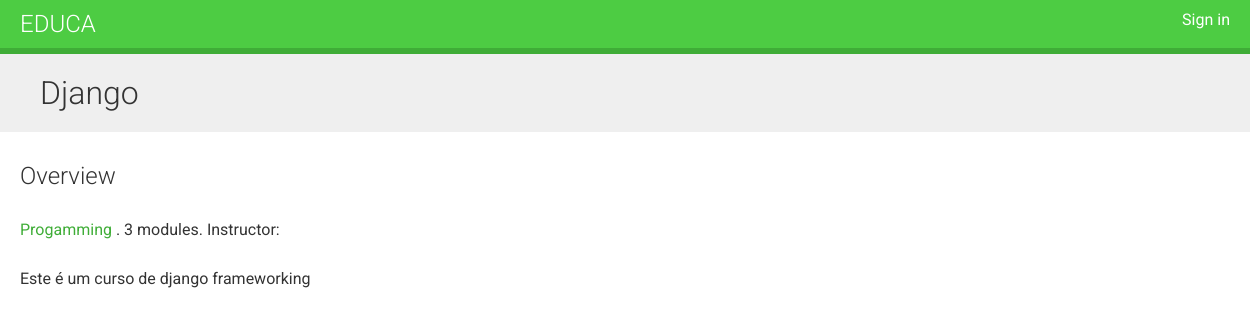
Screenshot of /course/curso1/ with the database file from the repository.
### courses/models.py (models this page shows, shortened)
class Course(models.Model):
    owner = models.ForeignKey(User, related_name='courses_created', on_delete=models.CASCADE)
    subject = models.ForeignKey(Subject, related_name='courses', on_delete=models.CASCADE)
    students = models.ManyToManyField(User, related_name='courses_joined', blank=True)
    title = models.CharField(max_length=255)
    slug = models.SlugField(max_length=255, unique=True)
    overview = models.TextField()
    created = models.DateTimeField(auto_now_add=True)
    class meta:
        ordering = ['-created']

class Subject(models.Model):
    title = models.CharField(max_length=255)
    slug = models.SlugField(max_length=255, unique=True)
    class meta:
        ordering = ['title']

### courses/views.py (the view)
# urls.py: path('<slug:slug>/', views.CourseDetailView.as_view(), name='course_detail'),
class CourseDetailView(DetailView):
    model = Course
    template_name = 'courses/course/detail.html'

### courses/templates/courses/course/detail.html (shortened to what this page needs)
{% extends "base.html" %}
{% block content %}
  {% with subject=object.subject %}
    <h1>
      {{ object.title }}
    </h1>
    <div class="module">
      <h2>Overview</h2>
      <p>
        <a href="{% url 'course_list_subject' subject.slug %}">
          {{ subject.title }}
        </a>.
        {{ object.modules.count }} modules.
        Instructor: {{ object.owner.get_full_name }}
      </p>
      {{ object.overview|linebreaks }}
    </div>
  {% endwith %}
{% endblock %}

### courses/static/css/base.css (style rules this page uses)
body { margin:0; font-family:'Roboto', sans-serif; font-weight:400; color:#333; }
a { color:#3fad37; text-decoration:none; }
h1, h2, h3, h4, h5, h6 { font-family:'Roboto', sans-serif; font-weight:300; }
h1 { background:#efefef; width:100%; overflow:auto; padding:20px 0 20px 40px; margin:0; }
.module { padding:10px 20px; float:left; width:600px; }
.module p { margin:10px 0 20px; width:100%; float:left; }

### rows the page displays
Course: title "Django", modules.count "3", overview "Este é um curso de django frameworking"
Subject: title "Progamming"
